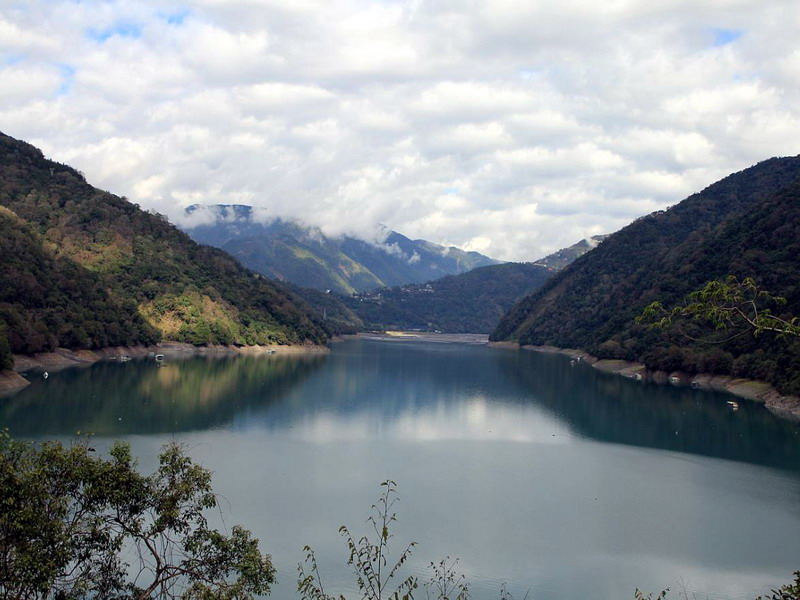
//> input picture samples/cpp/mao/rain.jpg, 800 x 600 px
$ ./81_histogram3   (built with g++ and OpenCV 4)
//> lines starting //> are read from the running program, lines starting //| are printed output that depends on the picture

#include <stdio.h>
#include <stdio.h>


//---------------------------------【頭檔案、命名空間包含部分】----------------------------
//		描述：包含程式所使用的頭檔案和命名空間
//------------------------------------------------------------------------------------------------
#include <opencv2/opencv.hpp>
#include <opencv2/imgproc/imgproc.hpp>
using namespace cv;


//-----------------------------------【ShowHelpText( )函數】-----------------------------
//		 描述：輸出一些說明訊息
//----------------------------------------------------------------------------------------------
void ShowHelpText()
{
	//輸出歡迎訊息和OpenCV版本
	printf("\n\n\t\t\t非常感謝購買《OpenCV3程式設計入門》一書！\n");
	printf("\n\n\t\t\t此為本書OpenCV2版的第81個配套範例程式\n");
	printf("\n\n\t\t\t   現在使用的OpenCV版本為：" CV_VERSION );
	printf("\n\n  ----------------------------------------------------------------------------\n");
}


//--------------------------------------【main( )函數】-----------------------------------------
//          描述：控制臺應用程式的入口函數，我們的程式從這里開始執行
//-----------------------------------------------------------------------------------------------
int main(  )
{

	//【1】載入素材圖並顯示
	Mat srcImage;
//        srcImage=imread("/home/peter/opencv-2.4.11/samples/cpp/mao/1.jpg");
	srcImage=imread("/home/peter/opencv-2.4.11/samples/cpp/mao/rain.jpg");
//> srcImage is the input picture: 600 rows x 800 cols, CV_8UC3; mean B, G, R 143.2, 137.5, 130.5
	imshow( "素材圖", srcImage );
	moveWindow( "素材圖", 100,100  );

	system("color 3F");
	ShowHelpText();

	//【2】參數準備
	int bins = 256;
	int hist_size[] = {bins};
	float range[] = { 0, 256 };
	const float* ranges[] = { range};
	MatND redHist,grayHist,blueHist;
	int channels_r[] = {0};

	//【3】進行直條圖的計算（紅色分量部分）
	calcHist( &srcImage, 1, channels_r, Mat(), //不使用掩膜
		redHist, 1, hist_size, ranges,
		true, false );
//> redHist = 256 values, max 8290 at index 234, min 105 at index 201, mean 1875

	//【4】進行直條圖的計算（綠色分量部分）
	int channels_g[] = {1};
	calcHist( &srcImage, 1, channels_g, Mat(), // do not use mask
		grayHist, 1, hist_size, ranges,
		true, // the histogram is uniform
		false );
//> grayHist = 256 values, max 6343 at index 226, min 158 at index 194, mean 1875

	//【5】進行直條圖的計算（藍色分量部分）
	int channels_b[] = {2};
	calcHist( &srcImage, 1, channels_b, Mat(), // do not use mask
		blueHist, 1, hist_size, ranges,
		true, // the histogram is uniform
		false );
//> blueHist = 256 values, max 5320 at index 223, min 226 at index 187, mean 1875

	//-----------------------繪製出三色直條圖------------------------
	//參數準備
	double maxValue_red,maxValue_green,maxValue_blue;
	minMaxLoc(redHist, 0, &maxValue_red, 0, 0);
//> maxValue_red = 8290
	minMaxLoc(grayHist, 0, &maxValue_green, 0, 0);
//> maxValue_green = 6343
	minMaxLoc(blueHist, 0, &maxValue_blue, 0, 0);
//> maxValue_blue = 5320
	int scale = 1;
	int histHeight=256;
	Mat histImage = Mat::zeros(histHeight,bins*3, CV_8UC3);

	//正式開始繪製
	for(int i=0;i<bins;i++)
	{
		//參數準備
		float binValue_red = redHist.at<float>(i);
		float binValue_green = grayHist.at<float>(i);
		float binValue_blue = blueHist.at<float>(i);
		int intensity_red = cvRound(binValue_red*histHeight/maxValue_red);  //要繪製的高度
		int intensity_green = cvRound(binValue_green*histHeight/maxValue_green);  //要繪製的高度
		int intensity_blue = cvRound(binValue_blue*histHeight/maxValue_blue);  //要繪製的高度

		//繪製紅色分量的直條圖
		rectangle(histImage,Point(i*scale,histHeight-1),
			Point((i+1)*scale - 1, histHeight - intensity_red),
			CV_RGB(255,0,0));

		//繪製綠色分量的直條圖
		rectangle(histImage,Point((i+bins)*scale,histHeight-1),
			Point((i+bins+1)*scale - 1, histHeight - intensity_green),
			CV_RGB(0,255,0));

		//繪製藍色分量的直條圖
		rectangle(histImage,Point((i+bins*2)*scale,histHeight-1),
			Point((i+bins*2+1)*scale - 1, histHeight - intensity_blue),
			CV_RGB(0,0,255));

	}
//> this loop made 256 passes
//> (binValue_red, binValue_green, binValue_blue, intensity_red, intensity_green, intensity_blue) on passes 1 to 3: (1612, 1151, 1587, 50, 46, 76), (264, 600, 713, 8, 24, 34), (435, 554, 631, 13, 22, 30)
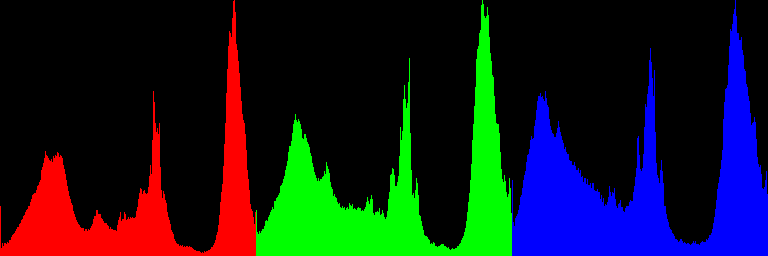
//> histImage: 256 rows x 768 cols, CV_8UC3; mean B, G, R 30, 25.1, 19.2

	//在視窗中顯示出繪製好的直條圖
	imshow( "圖像的RGB直條圖", histImage );
	moveWindow( "圖像的RGB直條圖", 1000,100  );
	waitKey(0);
	return 0;
}

$ run again, with samples/cpp/mao/1.jpg copied over samples/cpp/mao/rain.jpg
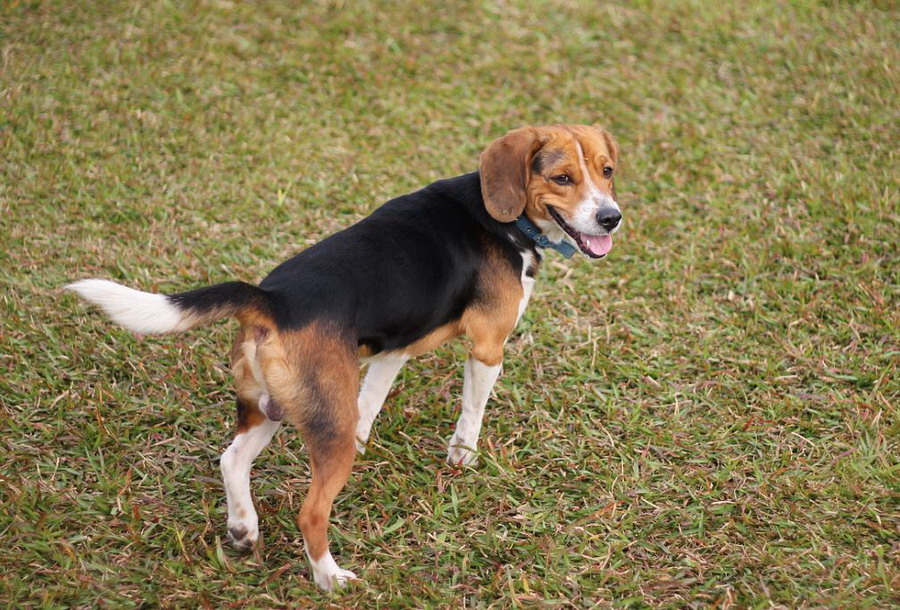
//> input picture samples/cpp/mao/1.jpg, 900 x 610 px
//> srcImage is the input picture: 610 rows x 900 cols, CV_8UC3; mean B, G, R 80.2, 122.2, 136.2
//> redHist = 256 values, max 7472 at index 78, min 16 at index 254, mean 2144.5
//> grayHist = 256 values, max 7507 at index 135, min 1 at index 255, mean 2144.5
//> blueHist = 256 values, max 7044 at index 148, min 0 at index 1, mean 2144.5
//> maxValue_red = 7472
//> maxValue_green = 7507
//> maxValue_blue = 7044
//> the loop `for(int i=0;i<bins;i++)` made 256 passes
//> (binValue_red, binValue_green, binValue_blue, intensity_red, intensity_green, intensity_blue) on passes 1 to 3: (1560, 8, 1, 53, 0, 0), (244, 5, 0, 8, 0, 0), (256, 6, 0, 9, 0, 0)
//> after the loop `for(int i=0;i<bins;i++)`:
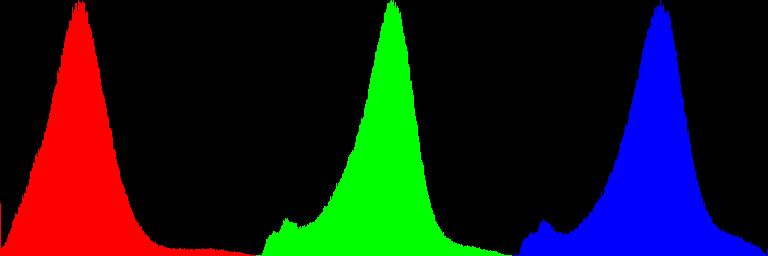
//> histImage: 256 rows x 768 cols, CV_8UC3; mean B, G, R 25.9, 24.3, 24.4

$ run again, with samples/cpp/mao/2.jpg copied over samples/cpp/mao/rain.jpg
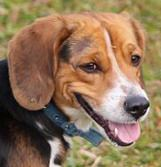
//> input picture samples/cpp/mao/2.jpg, 161 x 167 px
//> srcImage is the input picture: 167 rows x 161 cols, CV_8UC3; mean B, G, R 88.8, 116.6, 143.9
//> redHist = 256 values, max 331 at index 85, min 2 at index 251, mean 105
//> grayHist = 256 values, max 307 at index 146, min 0 at index 249, mean 105
//> blueHist = 256 values, max 274 at index 151, min 0 at index 2, mean 105
//> maxValue_red = 331
//> maxValue_green = 307
//> maxValue_blue = 274
//> the loop `for(int i=0;i<bins;i++)` made 256 passes
//> (binValue_red, binValue_green, binValue_blue, intensity_red, intensity_green, intensity_blue) on passes 1 to 3: (32, 4, 2, 25, 3, 2), (28, 1, 1, 22, 1, 1), (36, 5, 0, 28, 4, 0)
//> after the loop `for(int i=0;i<bins;i++)`:
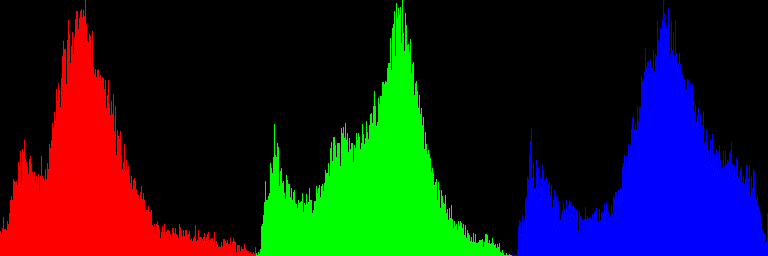
//> histImage: 256 rows x 768 cols, CV_8UC3; mean B, G, R 32.6, 29.1, 27
